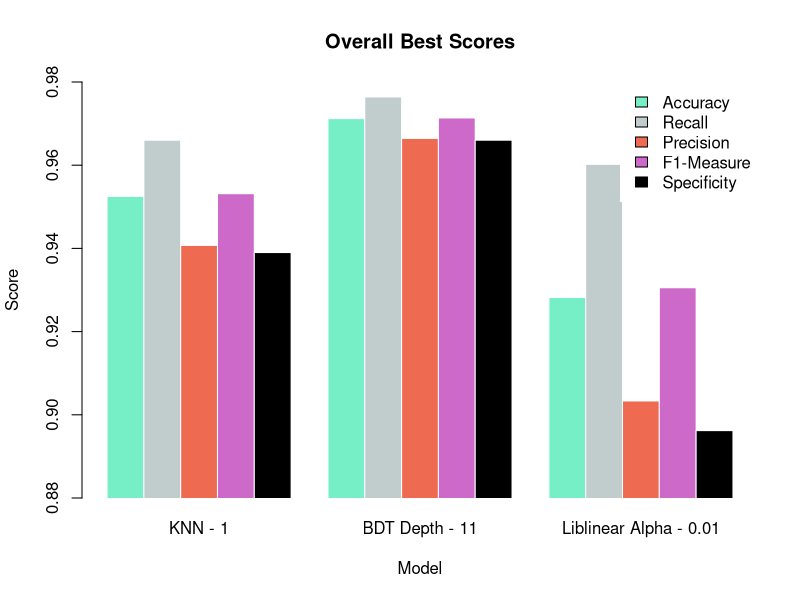
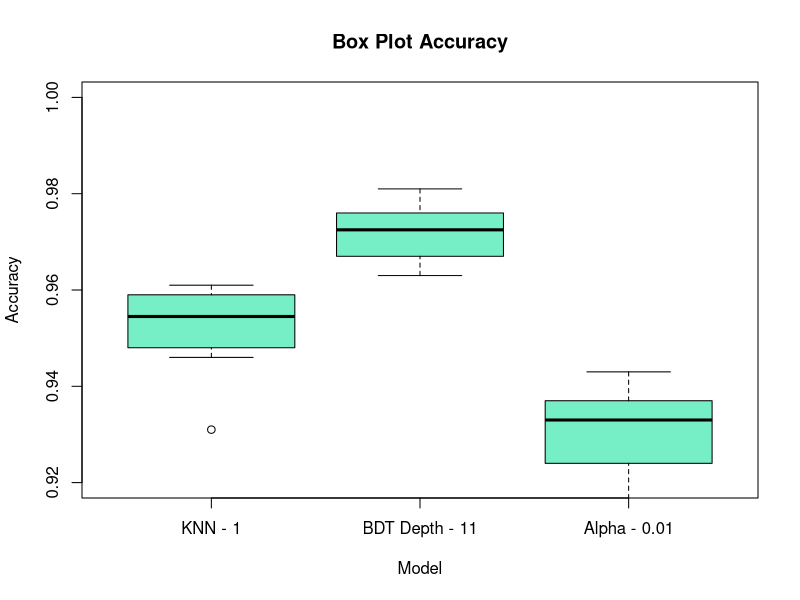
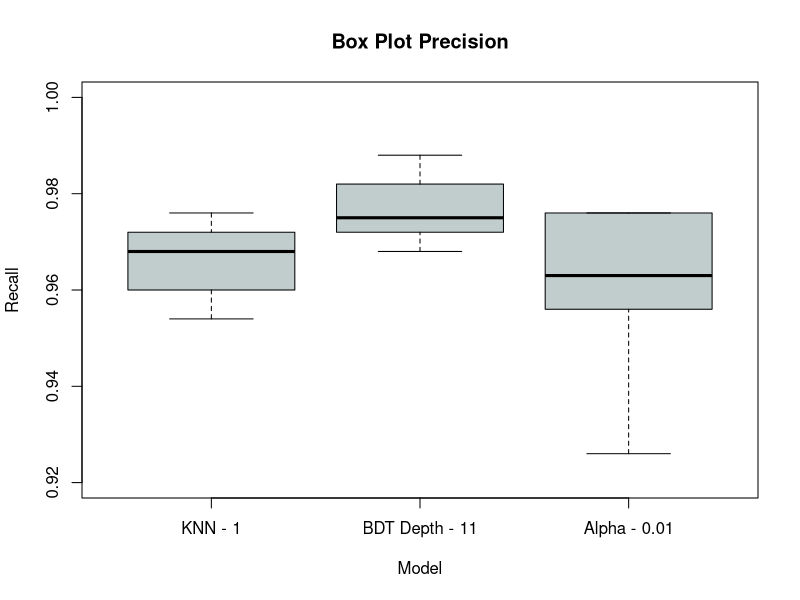

Reproduce these figures in R, in order.
tab <- read.csv("best_scores.csv",header = FALSE)
transposed <- t(tab)
colnames(transposed) <- c ("KNN - 1","BDT Depth - 11", "Liblinear Alpha - 0.01")
mat <- as.matrix(transposed)

pdf("./graphs/selected_bar.pdf")
l <- c("Accuracy","Recall","Precision","F1-Measure","Specificity")

barplot(mat, main ="Overall Best Scores",col = c("aquamarine2","azure3","coral2","orchid3","black"),
        beside = TRUE, ylim =c(0.88,0.98), ylab = "Score", xlab = "Model",xpd=FALSE,border="white")
legend("topright", legend = l, 
       fill = c("aquamarine2","azure3","coral2","orchid3","black"), box.lty = 0.5, cex = 1,
)

dev.off()

pdf("./graphs/selected_box_acc.pdf")
boxbest <- read.csv("box_acc.csv",header = FALSE)
boxplot(boxbest,xlab="Model",xaxt='n',ylab="Accuracy",ylim=c(0.92,1), main="Box Plot Accuracy",col="aquamarine2")
axis(1, at=1:3, labels=c("KNN - 1","BDT Depth - 11", "Alpha - 0.01"))
dev.off()

pdf("./graphs/selected_box_rec.pdf")
boxbest <- read.csv("box_rec.csv",header = FALSE)
boxplot(boxbest,xlab="Model",xaxt='n',ylab="Recall",ylim=c(0.92,1), main="Box Plot Precision",col="azure3")
axis(1, at=1:3, labels=c("KNN - 1","BDT Depth - 11", "Alpha - 0.01"))
dev.off()
